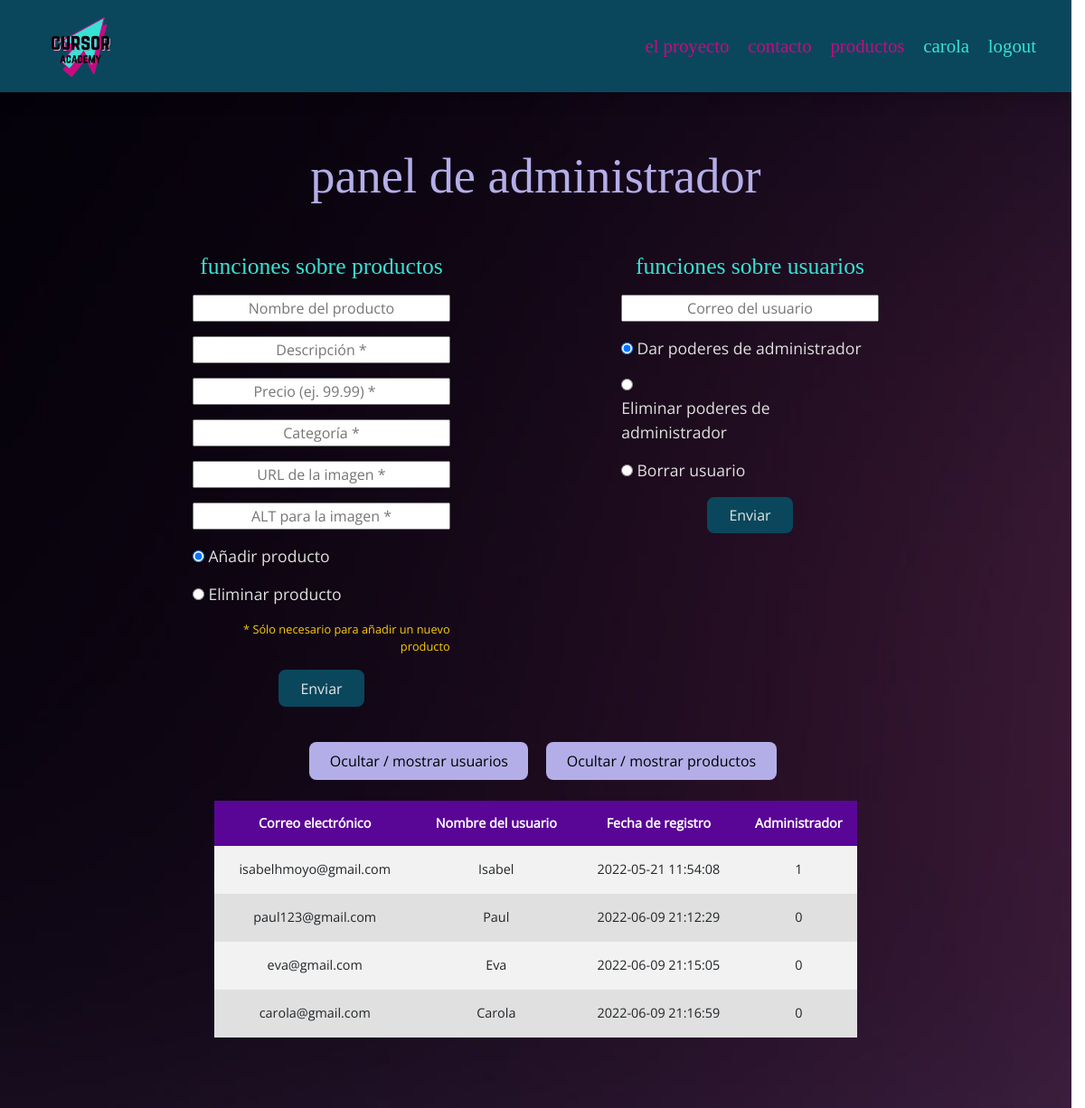
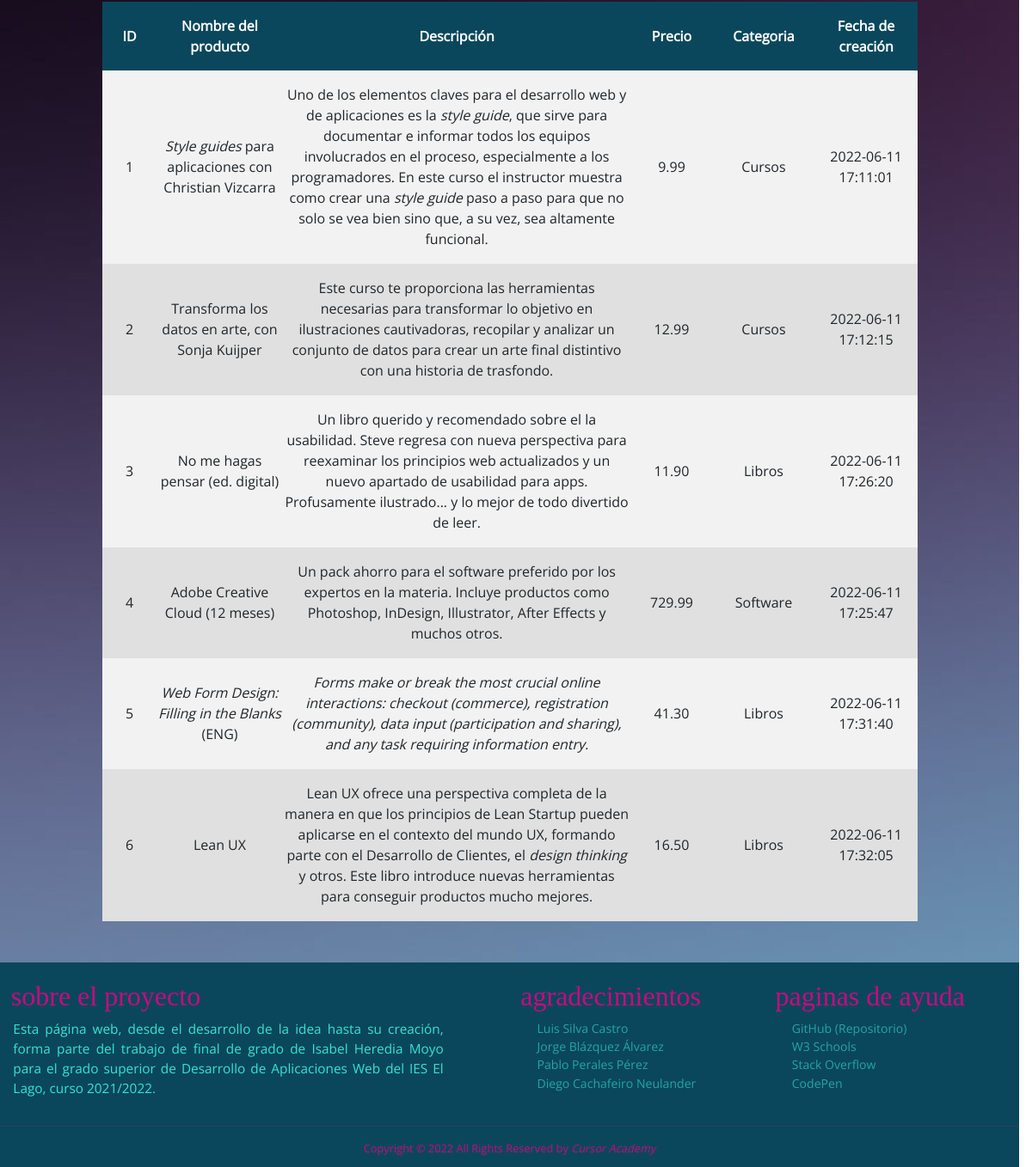
The app's page /codigo/panel_admin.php (signed in) with its own data (2 pictures, top to bottom).
### tables this page shows
CREATE TABLE `usuario` (
  `email` varchar(60) NOT NULL,
  `nombre` varchar(30) NOT NULL,
  `pass` varchar(60) NOT NULL,
  `fecha_registro` timestamp NOT NULL DEFAULT current_timestamp() ON UPDATE current_timestamp(),
  `administrador` tinyint(1) NOT NULL
);

CREATE TABLE `producto` (
  `id_producto` int(11) NOT NULL,
  `nombre_producto` varchar(100) NOT NULL,
  `descripcion` varchar(400) NOT NULL,
  `precio` float(10,2) NOT NULL,
  `categoria` varchar(80) NOT NULL,
  `fecha_producto` timestamp NOT NULL DEFAULT current_timestamp() ON UPDATE current_timestamp(),
  `url_img` varchar(80) NOT NULL,
  `alt_img` varchar(200) NOT NULL
);

### codigo/conectorBD.php (called while the page is built, shortened)
<?php
class ConectorBD {
    private $servername;
    private $database;
    private $user;
    private $pass;
    function __construct() {
        $this->servername = "localhost";
        $this->database = "tfg_web_academia";
        $this->user = "user";
        $this->pass = "pass";
    }
    public function productosOfertados() {
        $conector = mysqli_connect($this->servername, $this->user, $this->pass, $this->database);
        $sql = "SELECT * FROM producto";
        $resultado = mysqli_query($conector, $sql);
        $lista_productos = $resultado->fetch_all();
        return $lista_productos;
    }
    public function adminVerUsuarios() {
        $conector = mysqli_connect($this->servername, $this->user, $this->pass, $this->database);
        $sql = "SELECT * FROM usuario ORDER BY administrador DESC, fecha_registro ASC";
        $resultado = mysqli_query($conector, $sql);
        $lista_usuarios = $resultado->fetch_all();
        return $lista_usuarios;
    }
}

### codigo/panel_admin.php (the view, shortened to what this page needs)
<?php
    require 'ConectorBD.php';
    $conector = new ConectorBD();
    $lista_usuarios = $conector->adminVerUsuarios();
    $lista_productos = $conector->productosOfertados();
?>
<!DOCTYPE html>
<html lang="es">
<head>
    <link rel="stylesheet" href="css/bootstrap.css">
    <link rel="stylesheet" href="css/custom.css">
    <link rel="stylesheet" href="css/fuentes.css">
</head>
<body>
    <header>
        <nav class="navbar navbar-expand-lg navbar-light fixed-top py-3" id="mainNav">
            <div class="container px-lg-4">
                <a class="portada_btn_img" href="landpage.php"><img class="img_portada"
                        src="/imgs/500x500_sin_fondo.png" width="70" height="70" alt="Logotipo Cursor Academy"></a>
                <div class="menu collapse navbar-collapse" id="navbarResponsive">
                    <ul class="navbar-nav ms-auto my-2 my-lg-0">
                        <li class="nav-item"><a class="nav_enlace" href="landpage.php#el_proyecto">el proyecto</a></li>
                        <li class="nav-item"><a class="nav_enlace" href="landpage.php#contacto">contacto</a></li>
                        <?php
                        if (isset($_SESSION['usuario'])){
                            $usuario = strtolower($_SESSION['usuario']);
                    ?>
                        <li class="nav-item"><a class="nav_enlace" href="tienda.php">productos</a></li>
                        <li class="nav-item"><a class="nav_enlace log" href="perfil.php"><?php echo $usuario; ?></a></li>
                        <li class="nav-item"><a class="nav_enlace log" href="logout.php">logout</a></li>
                        <?php
                        } else if (isset($_SESSION['admin'])){
                            $usuario = strtolower($_SESSION['admin']);
                    ?>
                        <li class="nav-item"><a class="nav_enlace" href="tienda.php">productos</a></li>
                        <li class="nav-item"><a class="nav_enlace" href="#">panel administrativo</a></li>
                        <li class="nav-item"><a class="nav_enlace log" href="perfil.php"><?php echo $usuario; ?></a></li>
                        <li class="nav-item"><a class="nav_enlace log" href="logout.php">logout</a></li>
                        <?php
                        } else {
                    ?>
                        <li class="nav-item"><a class="nav_enlace log" href="registro_login.php">login</a></li>
                        <?php } ?>
                    </ul>
                </div>
            </div>
        </nav>
    </header>
    <div class="panel_admin_cuerpo">
        <?php
        if (isset($_SESSION['admin'])){
        ?>
                <h2 class="admin_titulo">panel de administrador</h2>
                <div class="form_contenedor">
                        <form action="servidor.php" method="post">
                        <h3>funciones sobre productos</h3>
                            <input class="admin_input" type="text" name="producto_nombre" placeholder="Nombre del producto" maxlength="100" required>
                            <input class="admin_input" type="text" name="producto_descripcion" placeholder="Descripción *" maxlength="400">
                            <input class="admin_input" type="number" step="0.01" name="producto_precio" placeholder="Precio (ej. 99.99) *" maxlength="13">
                            <input class="admin_input" type="text" name="producto_categoria" placeholder="Categoría *" pattern="[a-zA-Z0-9-_¡!¿?@#/.&%()]+" maxlength="80">
                            <input class="admin_input" type="text" name="producto_url_img" placeholder="URL de la imagen *" maxlength="80">
                            <input class="admin_input" type="text" name="producto_url_alt" placeholder="ALT para la imagen *" maxlength="200">
                            <fieldset id="option">
                                <input type="radio" name="option" value="admin_nuevo_producto" checked> <p class="admin_radio_btn">Añadir producto</p><br>
                                <input type="radio" name="option" value="admin_eliminar_producto"> <p class="admin_radio_btn">Eliminar producto</p><br>
                            </fieldset>
                            <p class="admin_anotacion">* Sólo necesario para añadir un nuevo producto</p>
                            <input class="submit_admin" type="submit" value="Enviar">
                        </form>
                        <form action="servidor.php" method="post">
                        <h3>funciones sobre usuarios</h3>
                            <input class="admin_input" type="text" name="email" placeholder="Correo del usuario" pattern="[a-z0-9._%+-]+@[a-z0-9.-]+\.[a-z]{2,}$" maxlength="60">
                            <fieldset id="option">
                                <input type="radio" name="option" value="admin_dar_admin" checked> <p class="admin_radio_btn">Dar poderes de administrador</p><br>
                                <input type="radio" name="option" value="admin_quitar_admin"> <p class="admin_radio_btn">Eliminar poderes de administrador</p><br>
                                <input type="radio" name="option" value="admin_borrar_usuario"> <p class="admin_radio_btn">Borrar usuario</p>
                            </fieldset>
                            <input class="submit_admin" type="submit" value="Enviar">
                        </form>
                </div>
            <div class="botones_mostrar_ocultar">
                <a id="toggleTableDisplay" class="mostrar_ocultar_tabla" onclick="tablaUsuarios();" href="#">Ocultar / mostrar usuarios</a>
                <a id="toggleTableDisplay" class="mostrar_ocultar_tabla" onclick="tablaProductos();" href="#">Ocultar / mostrar productos</a>
            </div>
            <div class="contenedor_tabla_usuarios">
                <table id="tabla_usuarios" class="tabla_usuarios">
                    <tr>
                        <th>Correo electrónico</th>
                        <th>Nombre del usuario</th>
                        <th>Fecha de registro</th>
                        <th>Administrador</th>
                    </tr>
                <?php foreach($lista_usuarios as $row_usuarios) { ?>
                    <tr>
                        <td><p><?php echo $row_usuarios[0] ?></p></td>
                        <td><p><?php echo $row_usuarios[1] ?></p></td>
                        <td><p><?php echo $row_usuarios[3] ?></p></td>
                        <td><p><?php echo $row_usuarios[4] ?></p></td>
                    </tr>
                <?php } ?>
                </table>
            </div>
            <div class="contenedor_tabla_productos">
                <table id="tabla_productos" class="tabla_productos">
                    <tr>
                        <th>ID</th>
                        <th>Nombre del producto</th>
                        <th>Descripción</th>
                        <th>Precio</th>
                        <th>Categoria</th>
                        <th>Fecha de creación</th>
                    </tr>
                <?php foreach($lista_productos as $row_productos) { ?>
                    <tr>
                        <td><p><?php echo $row_productos[0] ?></p></td>
                        <td><p><?php echo $row_productos[1] ?></p></td>
                        <td><p><?php echo $row_productos[2] ?></p></td>
                        <td><p><?php echo $row_productos[3] ?></p></td>
                        <td><p><?php echo $row_productos[4] ?></p></td>
                        <td><p><?php echo $row_productos[5] ?></p></td>
                    </tr>
                <?php } ?>
                </table>
            </div>
        <?php } ?>
    </div>
    <footer>
        <div class="pie_pagina">
            <div class="row">
                <div class="col-md-6">
                    <h2 class="pie_titulo">sobre el proyecto</h2>
                    <p class="pie_texto">Esta página web, desde el desarrollo de la idea hasta su creación, forma parte
                        del trabajo de final de grado de Isabel Heredia Moyo para el grado superior de Desarrollo de
                        Aplicaciones Web del IES El Lago, curso 2021/2022.</p>
                </div>
                <div class="col-md-3">
                    <h2 class="pie_titulo">agradecimientos</h2>
                    <ul class="pie_links">
                        <li><a href="https://www.linkedin.com/in/luis-silva-castro/">Luis Silva Castro</a></li>
                        <li><a href="https://www.linkedin.com/in/jorgeblazq/">Jorge Blázquez Álvarez</a></li>
                        <li><a href="https://www.linkedin.com/in/pablo-perales-perez-014808222/">Pablo Perales Pérez</a>
                        </li>
                        <li><a href="https://www.linkedin.com/in/diego-cachafeiro-neulander/">Diego Cachafeiro
                                Neulander</a></li>
                    </ul>
                </div>
                <div class="col-md-3">
                    <h2 class="pie_titulo">paginas de ayuda</h2>
                    <ul class="pie_links">
                        <li><a href="https://github.com/IsaHM/tfg_daw">GitHub (Repositorio)</a></li>
                        <li><a href="https://www.w3schools.com/">W3 Schools</a></li>
                        <li><a href="https://es.stackoverflow.com/">Stack Overflow</a></li>
                        <li><a href="https://codepen.io">CodePen</a></li>
                    </ul>
                </div>
            </div>
            <hr>
        </div>
        <div class="pie_pagina">
            <div class="row">
                <p class="copyright">Copyright &copy; 2022 All Rights Reserved by <i>Cursor Academy</i></p>
            </div>
        </div>
    </footer>
</body>
</html>

### codigo/css/custom.css (style rules this page uses)
* { margin: 0; outline: none; scrollbar-color: #b4aee8 #e0e0e0; scrollbar-gutter: stable; font-family: open_sans_regular; }
nav { background-color: #0a475c; box-shadow: 600px -16px black; }
header { width: 100%; float: inline-end; display: table; overflow: hidden; }
.nav_enlace { font-family: norwester; font-size: 1.3em; color: #c70a80; opacity: 1; margin-left: 1em; text-decoration: none; }
.log { color: #37E2D5; }
footer { background-color: #0a475c; color: #c70a80; font-size: 0.8em; }
.pie_titulo { font-family: norwester; margin-top: 0.6em; margin-left: 0.4em; }
.pie_texto { margin-left: 1em; margin-right: 5em; font-size: 1.2em; text-align: justify; text-justify: inter-word; color: #37e2d5; }
footer a { color: #37e2d5; font-size: 1.1em; opacity: 0.6; text-decoration: none; }
.pie_links { list-style-type: none; }
.pie_links li { display: block; }
.pie_pagina .copyright { margin-bottom: 1%; }
.copyright { text-align: center; }
.panel_admin_cuerpo { background: url(/imgs/wp_admin.jpg); background-size: cover; text-align: center; }
.form_contenedor { display: flex; width:80%; margin: 0 auto; }
.form_contenedor h3 { font-family: norwester; font-size: 1.6em; color: #37e2d5; margin-bottom: 0.6em; }
.form_contenedor form { width:30%; margin: 0 auto; text-align: center; }
.form_contenedor form input { text-align: center; }
.form_contenedor form fieldset { text-align: left; }
.admin_anotacion { color: #FBCB0A; text-align: right; font-size: 0.8em; }
.admin_input { width:100%; margin-bottom: 1em; display: flex; }
.admin_titulo { font-family: norwester; font-size: 3.4em; color: #b4aee8; padding: 3em 0 0.8em 0; }
.admin_radio_btn { display: inline-flex; font-size: 1.1em; color: #e0e0e0; }
.submit_admin { margin-bottom: 3em; padding: 0.4em 1.4em 0.4em 1.4em; border-radius: 8px; border: 2px solid #0a475c; background-color: #0a475c; color: #e6e6e6; transition: all .3s }
.botones_mostrar_ocultar { display: inline-block; }
.mostrar_ocultar_tabla { padding: 0.6em 1.4em 0.6em 1.4em; border-radius: 8px; background-color: #b4aee8; text-decoration: none; color: black; transition: all .3s; margin-left: 1em; }
.contenedor_tabla_usuarios { margin: auto; margin-top: 2em; width: 60%; padding-bottom: 3em; }
.tabla_usuarios { width: 100%; }
.tabla_usuarios th { padding-bottom: 1em; text-align: center; background-color: #590696; color: white; }
.tabla_usuarios td, .tabla_usuarios th { padding-top: 1em; font-size: 0.9em; }
.tabla_usuarios tr:nth-child(even) { background-color: #f2f2f2; }
.tabla_usuarios tr:nth-child(odd) { background-color: #e0e0e0; }
.contenedor_tabla_productos { margin: auto; margin-top: 2em; width: 80%; padding-bottom: 3em; }
.tabla_productos { width: 100%; }
.tabla_productos th { padding: 1em 1.5em 1em 1.5em; text-align: center; background-color: #0a475c; color: white; }
.tabla_productos td, .tabla_productos th { padding-top: 1em; }
.tabla_productos tr:nth-child(even) { background-color: #f2f2f2; }
.tabla_productos tr:nth-child(odd) { background-color: #e0e0e0; }

### records on screen
usuario: email "isabelhmoyo@gmail.com", nombre "Isabel", fecha_registro "2022-05-21 11:54:08", administrador "1"
usuario: email "paul123@gmail.com", nombre "Paul", fecha_registro "2022-06-09 21:12:29", administrador "0"
usuario: email "eva@gmail.com", nombre "Eva", fecha_registro "2022-06-09 21:15:05", administrador "0"
usuario: email "carola@gmail.com", nombre "Carola", fecha_registro "2022-06-09 21:16:59", administrador "0"
producto: id_producto "1", nombre_producto "Style guides para aplicaciones con Christian Vizcarra", descripcion "Uno de los elementos claves para el desarrollo web y de aplicaciones es la style guide , que sirve para documentar e informar todos los equipos involucrados en el proceso, especialmente a los programadores. En este curso el instructor muestra como crear una style guide paso a paso para que no solo se vea bien sino que, a su vez, sea altamente funcional.", precio "9.99", categoria "Cursos", fecha_producto "2022-06-11 17:11:01"
producto: id_producto "2", nombre_producto "Transforma los datos en arte, con Sonja Kuijper", descripcion "Este curso te proporciona las herramientas necesarias para transformar lo objetivo en ilustraciones cautivadoras, recopilar y analizar un conjunto de datos para crear un arte final distintivo con una historia de trasfondo.", precio "12.99", categoria "Cursos", fecha_producto "2022-06-11 17:12:15"
producto: id_producto "3", nombre_producto "No me hagas pensar (ed. digital)", descripcion "Un libro querido y recomendado sobre el la usabilidad. Steve regresa con nueva perspectiva para reexaminar los principios web actualizados y un nuevo apartado de usabilidad para apps. Profusamente ilustrado... y lo mejor de todo divertido de leer.", precio "11.90", categoria "Libros", fecha_producto "2022-06-11 17:26:20"
producto: id_producto "4", nombre_producto "Adobe Creative Cloud (12 meses)", descripcion "Un pack ahorro para el software preferido por los expertos en la materia. Incluye productos como Photoshop, InDesign, Illustrator, After Effects y muchos otros.", precio "729.99", categoria "Software", fecha_producto "2022-06-11 17:25:47"
producto: id_producto "5", nombre_producto "Web Form Design: Filling in the Blanks (ENG)", descripcion "Forms make or break the most crucial online interactions: checkout (commerce), registration (community), data input (participation and sharing), and any task requiring information entry.", precio "41.30", categoria "Libros", fecha_producto "2022-06-11 17:31:40"
producto: id_producto "6", nombre_producto "Lean UX", descripcion "Lean UX ofrece una perspectiva completa de la manera en que los principios de Lean Startup pueden aplicarse en el contexto del mundo UX, formando parte con el Desarrollo de Clientes, el design thinking y otros. Este libro introduce nuevas herramientas para conseguir productos mucho mejores.", precio "16.50", categoria "Libros", fecha_producto "2022-06-11 17:32:05"

### other values on screen
$usuario "carola"
